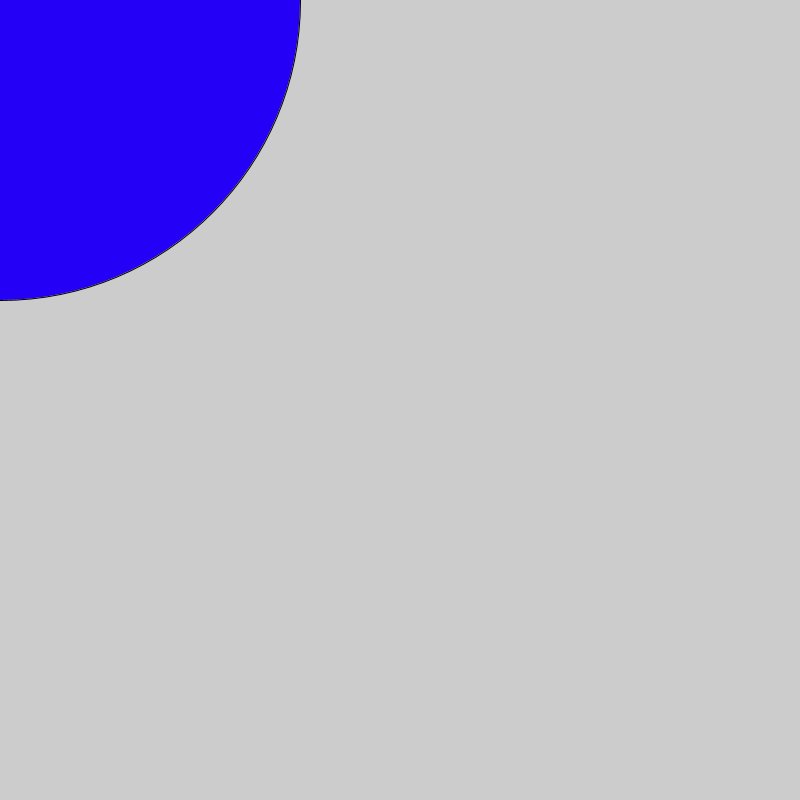
Frame 1 (no input)
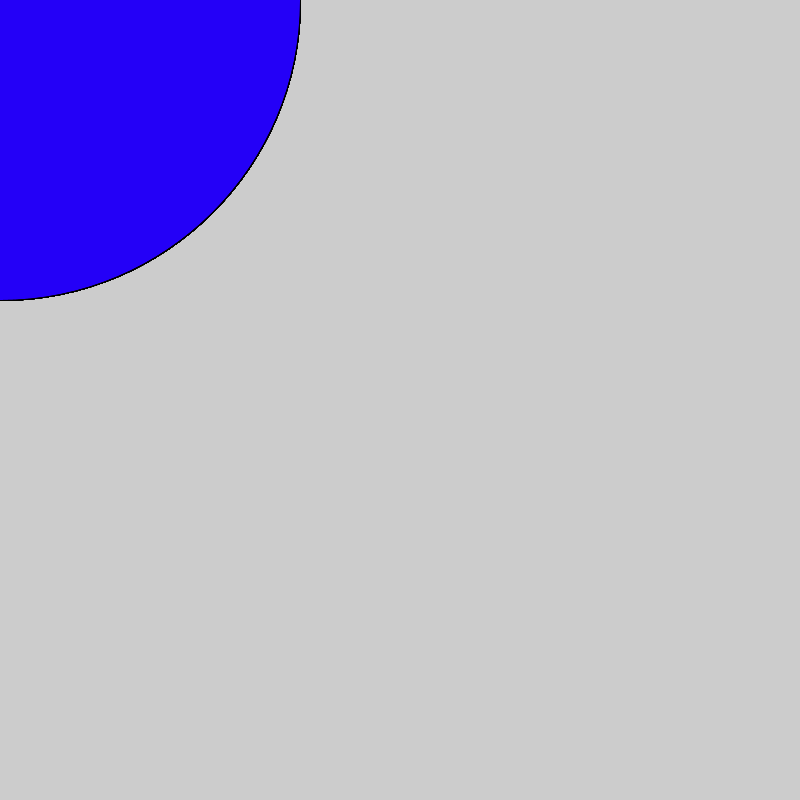
Frame 60 (the mouse pressed at the canvas centre just before this capture)
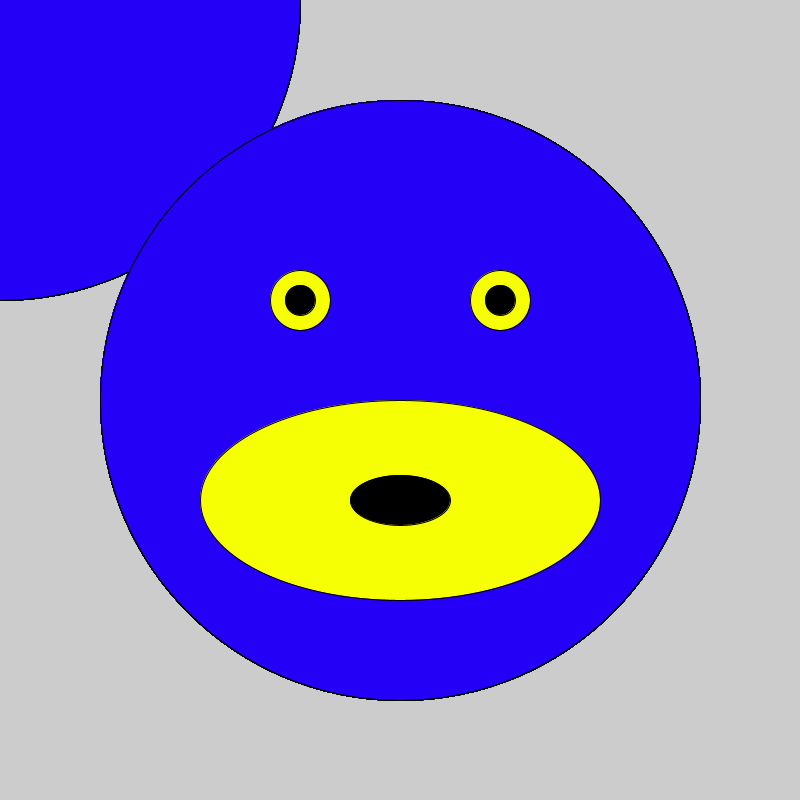
Frame 120 (the mouse held since frame 60 and released just before this capture)

The Processing sketch that drew these frames (run headless with seeded random() and noise(); from frame 60 on, the mouse is pressed at the canvas centre):

// Processing sketch: processing_101930
// ── processing_101930.pde

int x=0;
void setup() {
size(800, 800);

}


void draw() {
  
  translate(mouseX, mouseY);
    fill(36, 0, 247);
    ellipse(0, 0, 600, 600);
  if(mousePressed && x == 0) {
    

    fill(246, 255, 3);
    ellipse(-100, -100, 60, 60);
    ellipse(100, -100, 60, 60) ;
    ellipse(0, 100, 400, 200);
    
    fill(0);
    ellipse(0, 100, 100, 50);
    ellipse(-100, -100, 30, 30);
    ellipse(100, -100, 30, 30);
  
    x = 0;    

}
}
